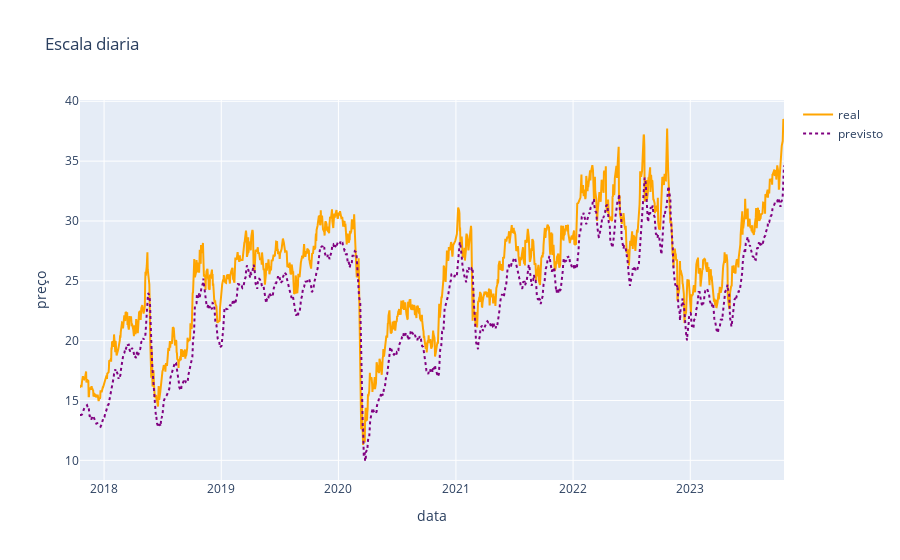
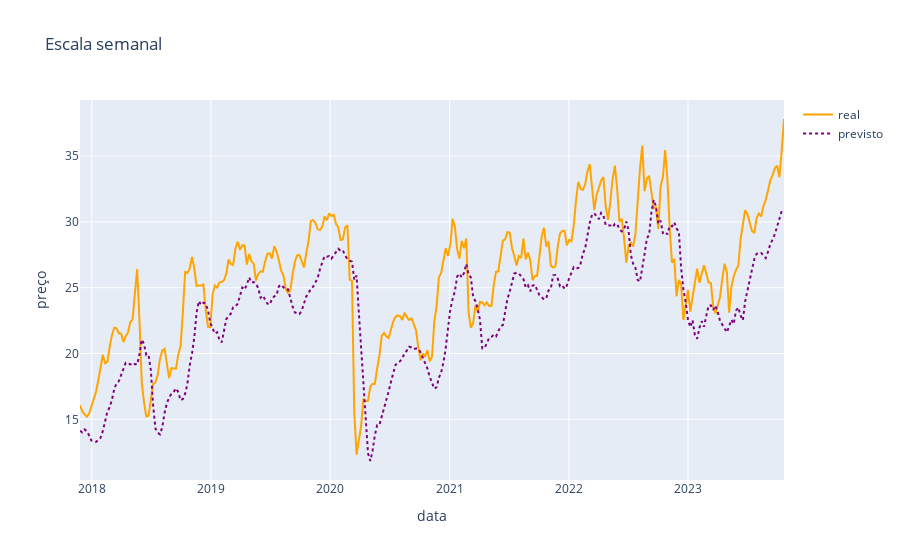
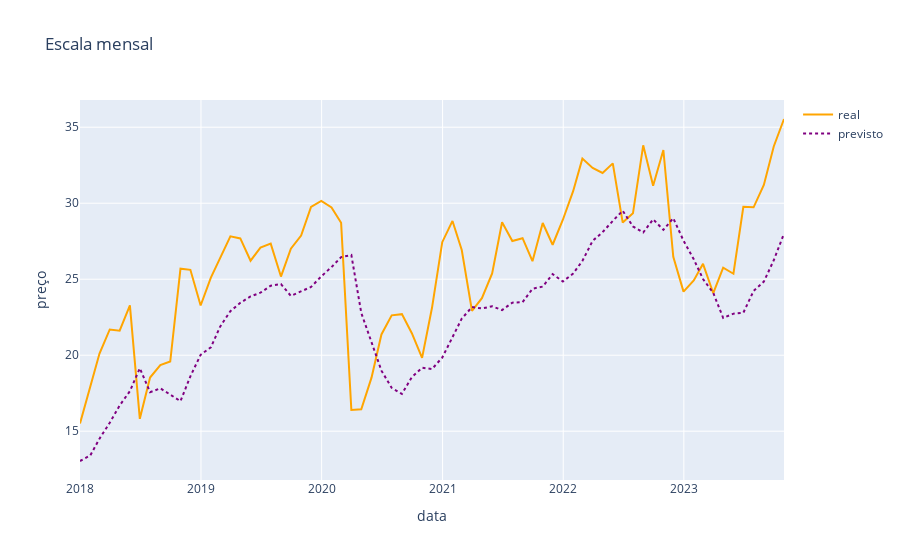

Here is the notebook cell these charts were saved with, in order:
### Code cell
import plotly.graph_objects as go
import pandas as pd


# funcao com todas as chatices de criar um grafico no plotly, ele ja coloca o titulo com base no segundo argumento
# que mandar e alem disso, basta passar o df que ele faz o grafíco!!

def cria_grafico(df, titulo):
    fig = go.Figure()
    fig.add_trace(go.Scatter(x=df['data'], y=df['real'], mode='lines', name='real', line=dict(color='orange')))
    fig.add_trace(go.Scatter(x=df['data'], y=df['prev'], mode='lines', name='previsto', line=dict(color='purple', dash='dot')))
    fig.update_layout(title=titulo, xaxis_title="data", yaxis_title="preço")
    return fig


fig_diario = cria_grafico(df_diario, "Escala diaria")
fig_semanal = cria_grafico(df_semanal, "Escala semanal")
fig_mensal = cria_grafico(df_mensal, "Escala mensal")

fig_diario.show()
fig_semanal.show()
fig_mensal.show()
